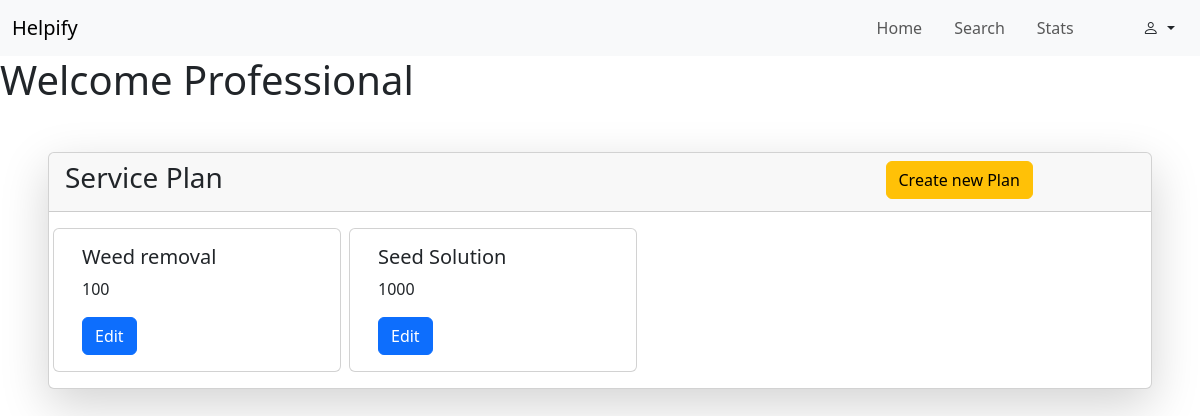
Page /professional/dashboard (signed in) on the committed database.
### backend/models.py (models this page shows)
class ServicePlan(db.Model):
    __tablename__ = "service_plan"
    id = db.Column(db.Integer, primary_key=True, autoincrement=True)
    name = db.Column(db.String, unique=True)
    price = db.Column(db.Integer)
    description = db.Column(db.String)
    planimg=db.Column(db.String)
    tags=db.Column(db.String)
    category_id = db.Column(db.Integer, db.ForeignKey("category.id"), nullable=False)
    professional_id = db.Column(db.Integer, db.ForeignKey("professional.id"), nullable=False)
    bookings = db.relationship("Booking", backref="service_plan")

### backend/routes.py (the view, shortened to what this page needs)
@app.route("/professional/dashboard", methods=["GET","POST"])
@login_required
def pro_dash():
    if isinstance(current_user , Professional):
        if request.method=="GET":
            plans = db.session.query(ServicePlan).filter_by(professional_id=current_user.id).all()
            return render_template("/professional/dashboard.html", cu=current_user,plans= plans)
    else:
        return "Not Authrised"

### app.py (called while the page is built)
def initial_Setup():
    app = Flask(__name__)
    app.config["SQLALCHEMY_DATABASE_URI"]="sqlite:///my_app_db.sqlite3"
    app.config["SECRET_KEY"] = "xyshhfjf"
    login_manager = LoginManager(app)
    @login_manager.user_loader
    def load_user(user_email):
        return db.session.query(Admin).filter_by(email = user_email).first()  or \
             db.session.query(User).filter_by(email = user_email).first() or \
              db.session.query(Professional).filter_by(email = user_email).first()
    db.init_app(app)
    with app.app_context():
        if not os.path.exists("my_app_db.sqlite3"):
            db.create_all()
    app.app_context().push()
    return

### templates/professional/dashboard.html (shortened to what this page needs)
{% extends "/professional/base.html" %}
{% block content %}
<main>
    <h1>Welcome Professional</h1>
    <div class="card shadow-lg ms-5 me-5 mt-5">
        <div class="card-header">
            <div class="row">
                <div class="col-9">
                    <h3 class="">Service Plan</h3>
                </div>
                <div class="col-3">
                    <button type="button" class="btn btn-warning" data-bs-toggle="modal"
                        data-bs-target="#Creteplan">
                        Create new Plan
                    </button>
                </div>
            </div>
        </div>
        <div class="card-body">
            <div class="row gap-2">
                {% for i in  plans %}
                <div class="card col-3" style="width: 18rem;">
                    <div class="card-body">
                        <h5 class="card-title">{{i.name}}</h5>
                        <p class="card-text">{{i.price}}</p>
                        <button type="button" class="btn btn-primary" data-bs-toggle="modal"
                            data-bs-target="#edit-{{i.id}}">
                            Edit
                        </button>
                    </div>
                </div>
                {% endfor %}
            </div>
        </div>
    </div>
</main>
{% endblock %}

### rows in the picture
ServicePlan: name "Weed removal", price "100"
ServicePlan: name "Seed Solution", price "1000"
